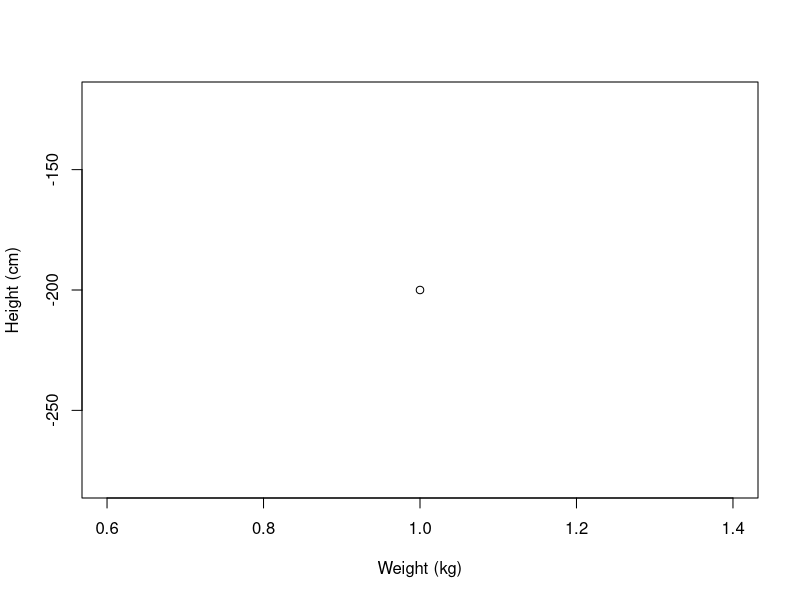

Reproduce this figure in R.
## ---- chunk 1
x <- 0-200
plot(x, xlab="Weight (kg)", ylab="Height (cm)")
